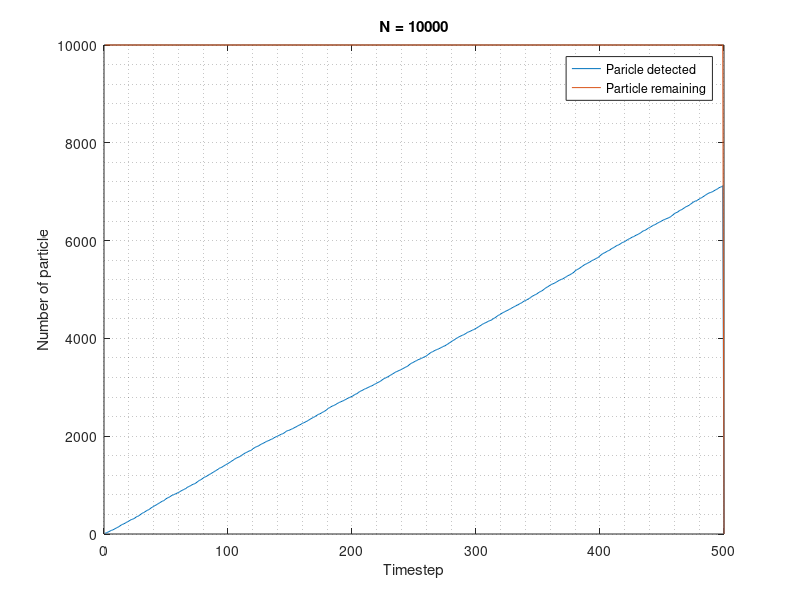
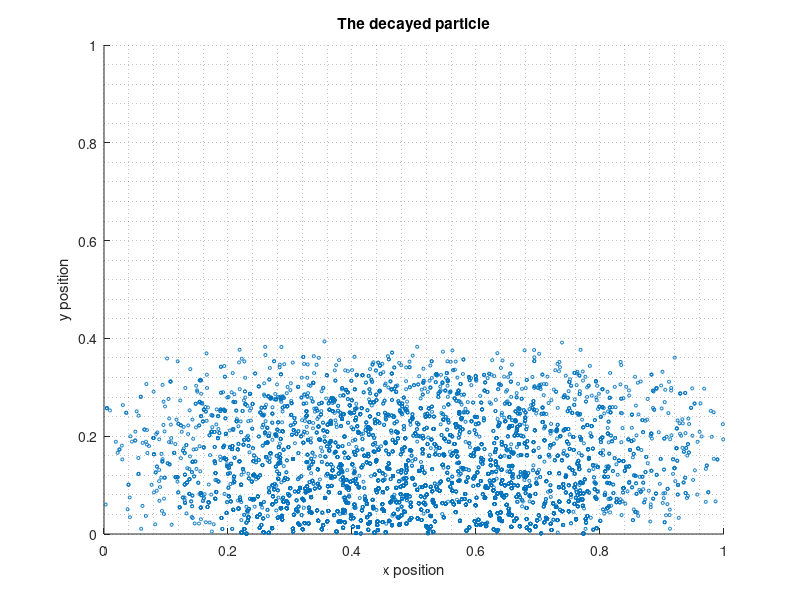

Reproduce these figures in MATLAB, in order. (Note: this script raises an error after producing the figures.)
N = 10000; %Number of particles

p = zeros(4,N);%Postions of particle
p(4,:) = zeros(1,N);%4th column tells you whether the particle already decayed or not
dpp = zeros(3,100000);
dpdp = zeros(3,100000);

%Put the particles into random places
for i = 1:N
   p(1,i) = rand;
   p(2,i) = rand;
   p(3,i) = rand;
end

tstep = 499; %Number of timestep for particles to decay
count = 0; %number of particle detected
numdecay = 0;
nremain = N; %number of particle remaining
countvec = zeros(tstep); %empty vector to store the number of particle detected and number of particle reamining
remainvec = zeros(tstep);
k = 1;
dp = zeros(3,1000000);
df = zeros(2,1000000);
for i = 1:tstep %For each timestep
   for j = 1:N %For each paricle
         if(rand<0.05)%rand returns the uniform distribution between 0 to 1 and rand<0.01 returns whether the particle decayed or not
            dir = [2*rand-1;2*rand-1;2*rand-1];%direction of alpha particle
            numdecay = numdecay + 1;
            if(dir(3)<0)
                t = -p(3,j)/dir(3);%calculating the intersection with x-y plane
                xfin = p(1,j)+dir(1)*t;
                yfin = p(2,j)+dir(2)*t;
                %display(t)
                if(((xfin-0.5)^2+(yfin-0.5)^2)<(0.3)^2)%determine whether the intersetion is inside the circle
                    if(((p(1,j)-xfin)^2+(p(2,j)-yfin)^2+p(3,j)^2)<(0.4)^2)
                      %display((p(1,j)-xfin)^2+(p(2,j)-yfin)^2+p(3,j)^2)
                      count = count + 1;
                      dp(1,k) = p(1,j);
                      dp(2,k) = p(2,j);
                      dp(3,k) = p(3,j);
                      df(1,k) = xfin;
                      df(2,k) = yfin;
                      k = k + 1;
                    end
                end
            end
         end 
   end
   pause(0.01)
   countvec(i) = count;
   remainvec(i) = nremain;
end

figure()
plot(countvec(1:500))
title(['N = ',num2str(N)])
xlabel('Timestep')
ylabel('Number of particle')
grid minor
hold on
plot(remainvec(1:500))
legend('Paricle detected','Particle remaining')

display(numdecay)
display(count)

figure()
scatter(dp(1,1:k-1),dp(3,1:k-1),5)
axis([0 1 0 1])
title(['The decayed particle'])
xlabel('x position')
ylabel('y position')
grid minor

figure()
histogram(df(1,1:k-1),100)
title(['The histogram of aplpha particle detected'])
xlabel('x position')
ylabel('Number of alpha particles')
grid minor

figure()
s = scatter(df(1,1:k-1),df(2,1:k-1),5)
m = s.Marker;
s.Marker = 'r';
title(['The alpha decayed particle'])
xlabel('x position')
ylabel('y position')
grid minor

figure()
histogram(dp(3,1:k-1),25)
title(['The decayed particle in z direction'])
xlabel('z position')
ylabel('Number of decayed particle is z direction')
grid minor

unif = zeros(k);
for i = 1:k
    if(df(1,i)>0.48 && df(1,i)<0.52)
        unif(i) =  df(2,i);
    end
end
figure()
histogram(unif(1:k),25)